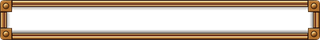
#> input picture assets/battle/hud/bar_frame.png, 320 x 40 px
$ python _integ_hud_probe.py
#> lines starting #> are read from the running program, lines starting #| are printed output that depends on the picture; long printed decimals are rounded
# 통합 담당: HUD 틀·메달리온·fx 링 기하 실측 (BattleHud.HUD_LAYOUT / fx.js RING_FILL 대조용)
import os, numpy as np
from PIL import Image
A = os.path.join(os.path.dirname(__file__), '..', '..', 'battle')
def hole(path):
    a = np.array(Image.open(path).convert('RGBA'))[:, :, 3]
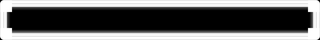
#> a: shape (40, 320); min 0, max 255, mean 102.4
    h, w = a.shape
#> h = 40; w = 320
    cy, cx = h // 2, w // 2
#> cy = 20; cx = 160
    row = a[cy]; col = a[:, cx]
#> after `row = a[cy]`: row = 320 values, max 255 at index 2, min 0 at index 11, mean 11.55
#> after `col = a[:, cx]`: col = 40 values, max 255 at index 2, min 0 at index 11, mean 93.67
    xs = np.where(row < 40)[0]; ys = np.where(col < 40)[0]
#> after `xs = np.where(row < 40)[0]`: xs = 302 values from 9 to 310
#> after `ys = np.where(col < 40)[0]`: ys = 22 values from 9 to 30
    print(os.path.basename(path), 'size', w, h, 'hole x', xs.min(), xs.max(), 'y', ys.min(), ys.max())
#| bar_frame.png size 320 40 hole x 9 310 y 9 30
    # 불투명(>200) 테 두께
    print('   row alpha first20', row[:20].tolist())
#|    row alpha first20 [232, 253, 255, 229, 246, 249, 221, 74, 41, 22, 2, 0, 0, 0, 0, 0, 0, 0, 0, 0]
    print('   col alpha first20', col[:20].tolist())
#|    col alpha first20 [232, 253, 255, 229, 246, 249, 221, 74, 41, 22, 2, 0, 0, 0, 0, 0, 0, 0, 0, 0]
hole(os.path.join(A, 'hud', 'bar_frame.png'))
hole(os.path.join(A, 'hud', 'portrait_frame.png'))
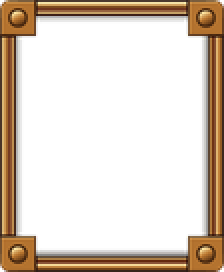
#> input picture assets/battle/hud/portrait_frame.png, 112 x 136 px (shown 2 times larger)
#> in hole (call 2), `a = np.array(Image.open(path).convert('RGBA'))[:, :, 3]`:
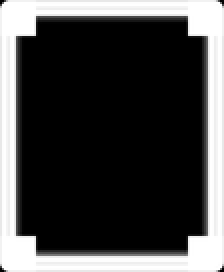
#> a: shape (136, 112) (shown 2 times larger); min 0, max 255, mean 70.6
#> in hole (call 2), `row = a[cy]`: row = 112 values, max 255 at index 2, min 0 at index 12, mean 37.96
#> in hole (call 2), `col = a[:, cx]`: col = 136 values, max 255 at index 2, min 0 at index 12, mean 31.62
#> in hole (call 2), `xs = np.where(row < 40)[0]`: xs = 92 values from 10 to 101
#> in hole (call 2), `ys = np.where(col < 40)[0]`: ys = 116 values from 10 to 125
#| portrait_frame.png size 112 136 hole x 10 101 y 10 125
#|    row alpha first20 [232, 253, 255, 244, 238, 253, 255, 232, 74, 41, 22, 2, 0, 0, 0, 0, 0, 0, 0, 0]
#|    col alpha first20 [232, 253, 255, 244, 238, 253, 255, 232, 74, 41, 22, 2, 0, 0, 0, 0, 0, 0, 0, 0]
m = np.array(Image.open(os.path.join(A, 'hud', 'medallion.png')).convert('RGBA')).astype(float)
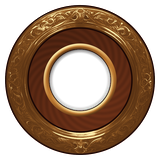
#> input picture assets/battle/hud/medallion.png, 160 x 160 px
h, w = m.shape[:2]
#> h = 160; w = 160
yy, xx = np.mgrid[0:h, 0:w]
r = np.hypot(xx - (w - 1) / 2, yy - (h - 1) / 2)
print('medallion radial: r, alpha mean, rgb mean')
for r0 in range(0, 82, 2):
    sel = (r >= r0) & (r < r0 + 2)
    print('  %2d-%2d a=%.2f rgb=%s' % (r0, r0 + 2, m[..., 3][sel].mean() / 255, m[..., :3][sel].mean(0).round().tolist()))
#> this loop made 41 passes
#|    0- 2 a=0.00 rgb=[0.0, 0.0, 0.0]
#|    2- 4 a=0.00 rgb=[0.0, 0.0, 0.0]
#|    4- 6 a=0.00 rgb=[0.0, 0.0, 0.0]
#|    6- 8 a=0.00 rgb=[0.0, 0.0, 0.0]
#|    8-10 a=0.00 rgb=[0.0, 0.0, 0.0]
#|   10-12 a=0.00 rgb=[0.0, 0.0, 0.0]
#|   12-14 a=0.00 rgb=[0.0, 0.0, 0.0]
#|   14-16 a=0.00 rgb=[0.0, 0.0, 0.0]
#> (further printed lines are left out)
ring = np.array(Image.open(os.path.join(A, 'fx', 'ring.png')).convert('L')).astype(float)
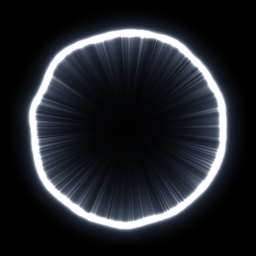
#> input picture assets/battle/fx/ring.png, 256 x 256 px
h, w = ring.shape
#> h = 256; w = 256
yy, xx = np.mgrid[0:h, 0:w]
r = np.hypot(xx - (w - 1) / 2, yy - (h - 1) / 2)
prof = [ring[(r >= i) & (r < i + 1)].mean() for i in range(0, 128)]
#> prof = 128 values, max 254.3 at index 95, min 0 at index 123, mean 34.17
pk = int(np.argmax(prof)); print('ring peak radius', pk, 'of', w / 2, '→ fill', pk * 2 / w, 'outer(<8)', max(i for i, v in enumerate(prof) if v > 8))
#> after `pk = int(np.argmax(prof))`: pk = 95
#| ring peak radius 95 of 128.0 → fill 0.7422 outer(<8) 113
for name in ['slash_blue', 'slash_white', 'spark', 'dust', 'impact']:
#> (the run stopped early here; a loop or call above may not have finished)
